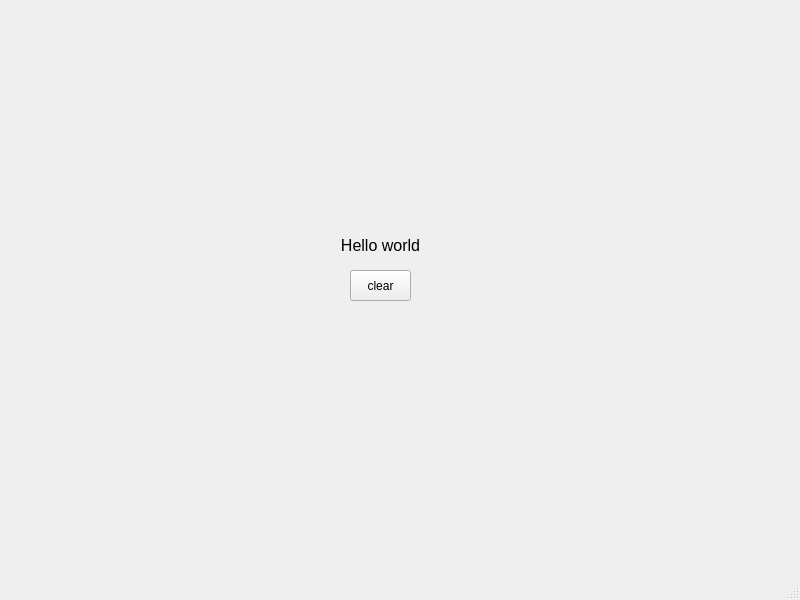
<?xml version="1.0" encoding="UTF-8"?>
<ui version="4.0">
 <class>MainWindow</class>
 <widget class="QMainWindow" name="MainWindow">
  <property name="geometry">
   <rect>
    <x>0</x>
    <y>0</y>
    <width>800</width>
    <height>600</height>
   </rect>
  </property>
  <property name="windowTitle">
   <string>MainWindow</string>
  </property>
  <widget class="QWidget" name="centralwidget">
   <widget class="QLabel" name="lblHello">
    <property name="geometry">
     <rect>
      <x>320</x>
      <y>230</y>
      <width>121</width>
      <height>31</height>
     </rect>
    </property>
    <property name="font">
     <font>
      <pointsize>12</pointsize>
     </font>
    </property>
    <property name="text">
     <string>Hello world</string>
    </property>
    <property name="alignment">
     <set>Qt::AlignmentFlag::AlignCenter</set>
    </property>
    <property name="wordWrap">
     <bool>true</bool>
    </property>
   </widget>
   <widget class="QPushButton" name="btnClear">
    <property name="geometry">
     <rect>
      <x>350</x>
      <y>270</y>
      <width>61</width>
      <height>31</height>
     </rect>
    </property>
    <property name="text">
     <string>clear</string>
    </property>
   </widget>
  </widget>
  <widget class="QMenuBar" name="menubar">
   <property name="geometry">
    <rect>
     <x>0</x>
     <y>0</y>
     <width>800</width>
     <height>22</height>
    </rect>
   </property>
  </widget>
  <widget class="QStatusBar" name="statusbar"/>
 </widget>
 <resources/>
 <connections>
  <connection>
   <sender>btnClear</sender>
   <signal>clicked()</signal>
   <receiver>lblHello</receiver>
   <slot>clear()</slot>
   <hints>
    <hint type="sourcelabel">
     <x>380</x>
     <y>307</y>
    </hint>
    <hint type="destinationlabel">
     <x>380</x>
     <y>267</y>
    </hint>
   </hints>
  </connection>
 </connections>
</ui>
